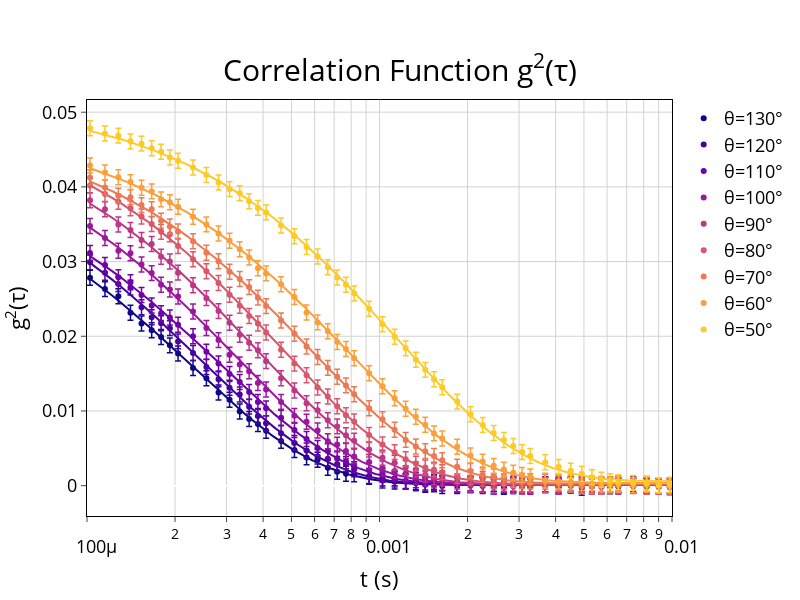

The notebook cell saved with this chart:
### Markdown cell above
# PLOT FIT

### Code cell
colors = px.colors.sequential.Plasma

fig = go.Figure()
for i,θ in enumerate(data.keys()):
    x = data[θ]['t']
    y = data[θ]['g']
    γ = data[θ]['gamma']
    sigmay = data[θ]['sigmag']
    X,Y = data[θ]['fit'].draw()

    # plt.plot(X,Y)
    # plt.xlim(0,1)
    # plt.show()

    fig.add_trace(go.Scatter(x=X, y=Y, mode='lines',line_color=colors[i], showlegend=False,hoverinfo='skip'))

    fig.add_trace(go.Scatter(x=x,y=y, mode='markers', name=f'θ={θ}°',
        marker=dict(color = colors[i]),
        error_y=dict( 
			type='constant', 
			value=sigmay, 
			color=colors[i],
			thickness=1.5, 
			width=3, 
		)))

fig.update_layout(
        xaxis_type="log",
        yaxis_title="g<sup>2</sup>(τ)",
        xaxis_title="t (s)",
        # title='g<sup>2</sup>(τ) vs t',
        xaxis=dict(range=[np.log10(0.0001), np.log10(0.010)]),
        width=800,
        height=600,
        title={
            'text': "Correlation Function g<sup>2</sup>(τ)",
            'y':0.9,
            'x':0.5,
            'xanchor': 'center',
            'yanchor': 'top',
            'font':dict(size=30)
        },
        plot_bgcolor='white',
        font=dict(
            #family="Courier New, monospace",
            size=18,
            color="Black"
        ),
            # yaxis=dict(range=[0, 0.06])
    )

fig.update_xaxes(
    mirror=True,
    ticks='outside',
    showline=True,
    linecolor='black',
    gridcolor='lightgrey'
)
fig.update_yaxes(
    mirror=True,
    ticks='outside',
    showline=True,
    linecolor='black',
    gridcolor='lightgrey'
)

fig.show()
